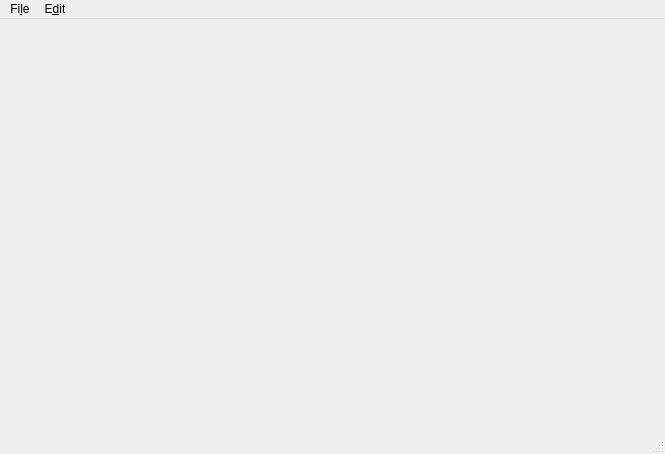
<?xml version="1.0" encoding="UTF-8"?>
<ui version="4.0">
 <class>MainWindow</class>
 <widget class="QMainWindow" name="MainWindow">
  <property name="windowModality">
   <enum>Qt::WindowModality::NonModal</enum>
  </property>
  <property name="geometry">
   <rect>
    <x>0</x>
    <y>0</y>
    <width>665</width>
    <height>454</height>
   </rect>
  </property>
  <property name="windowTitle">
   <string>Rapid - Shell</string>
  </property>
  <widget class="QWidget" name="centralwidget">
   <property name="maximumSize">
    <size>
     <width>665</width>
     <height>16777215</height>
    </size>
   </property>
   <layout class="QVBoxLayout" name="verticalLayout_2">
    <item>
     <layout class="QVBoxLayout" name="verticalLayout"/>
    </item>
   </layout>
  </widget>
  <widget class="QMenuBar" name="menubar">
   <property name="geometry">
    <rect>
     <x>0</x>
     <y>0</y>
     <width>665</width>
     <height>30</height>
    </rect>
   </property>
   <widget class="QMenu" name="menuFile">
    <property name="title">
     <string>Fi&amp;le</string>
    </property>
    <addaction name="actionQuit"/>
   </widget>
   <widget class="QMenu" name="menuEdit">
    <property name="title">
     <string>E&amp;dit</string>
    </property>
    <addaction name="actionPreferences"/>
   </widget>
   <addaction name="menuFile"/>
   <addaction name="menuEdit"/>
  </widget>
  <widget class="QStatusBar" name="statusbar"/>
  <action name="actionPreferences">
   <property name="text">
    <string>&amp;Preferences</string>
   </property>
  </action>
  <action name="actionQuit">
   <property name="text">
    <string>&amp;Quit</string>
   </property>
   <property name="shortcut">
    <string>Ctrl+Q</string>
   </property>
  </action>
 </widget>
 <resources/>
 <connections/>
</ui>
